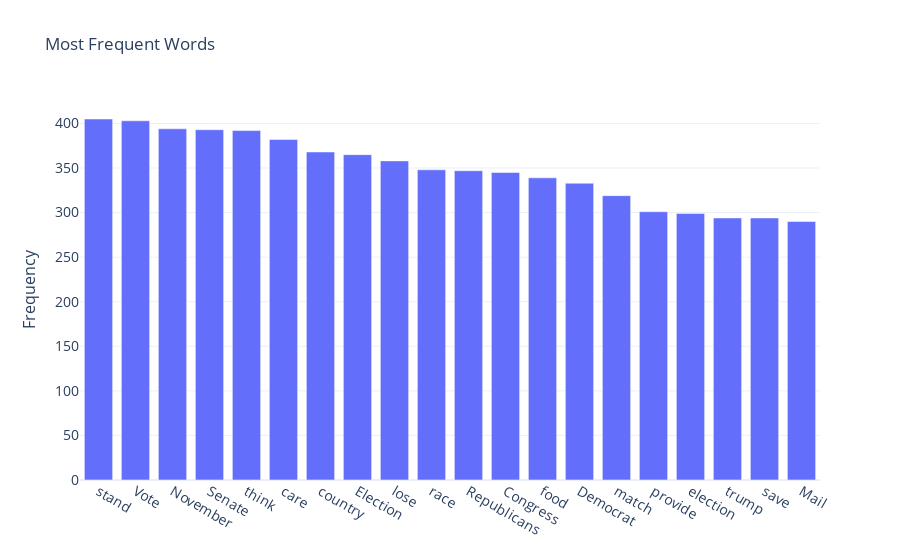

Notebook code for this chart:
### Code cell
plot_word_bar(con_vocab)

### Figure 1 — Plotly figure (JSON) as saved in the notebook; plotly's stock layout.template omitted (floating-point values rounded to 4 significant figures)
{"data": [{"name": "Liberal", "type": "bar", "x": ["stand", "Vote", "November", "Senate", "think", "care", "country", "Election", "lose", "race", "Republicans", "Congress", "food", "Democrat", "match", "provide", "election", "trump", "save", "Mail"], "y": [405, 403, 394, 393, 392, 382, 368, 365, 358, 348, 347, 345, 339, 333, 319, 301, 299, 294, 294, 290]}], "layout": {"bargap": 0.15, "bargroupgap": 0.1, "barmode": "group", "legend": {"bgcolor": "rgba(255, 255, 255, 0)", "bordercolor": "rgba(255, 255, 255, 0)", "x": 1, "xanchor": "left", "y": 1, "yanchor": "top"}, "title": {"text": "Most Frequent Words"}, "xaxis": {"tickfont": {"size": 14}}, "yaxis": {"tickfont": {"size": 14}, "title": {"font": {"size": 16}, "text": "Frequency"}}}}
